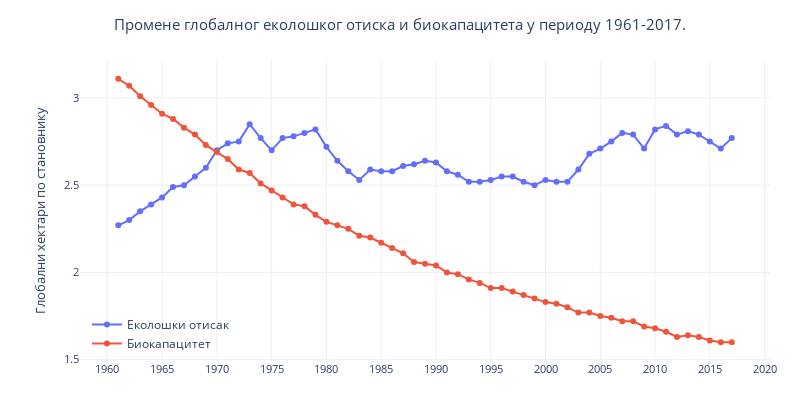

Here is the notebook cell this chart was saved with:
### Markdown cell above
Погледаћемо најпре како се мењао однос вредности укупног еколошког отиска и расположивих биокапацитета у периоду од 1961. до 2017. године.

### Code cell
import plotly.express as px

# Параметар markers је доступан само у новијим верзијама библиотеке plotly,
# па ће можда бити потребно да је освежите користећи команду pip install --upgrade plotly
graf = px.line(otisakTrend, x='Година', y=['Еколошки отисак', 'Биокапацитет'], 
               markers=True, width=800, height=400, template='plotly_white')

# Мало подешавамо изглед линија, тачкица, наслове...
graf.update_layout(margin=dict(l=80, r=30, t=60, b=0), 
                   xaxis_title='', yaxis_title='Глобални хектари по становнику',
                   legend=dict(title='', y=0.01, x=0.01, bgcolor='rgba(0,0,0,0)', font=dict(size=12)),
                   title=dict(text='Промене глобалног еколошког отиска и биокапацитета у периоду 1961-2017.'), 
                              title_xanchor='center', font=dict(size=11), title_x=0.5
                  )

# Повећавамо број подеока на x-оси
graf.update_xaxes(nticks=13) 

# Приказујемо графикон
graf.show()

### Figure 1 — Plotly figure (JSON) as saved in the notebook; plotly's stock layout.template omitted (floating-point values rounded to 4 significant figures)
{"data": [{"hovertemplate": "variable=Еколошки отисак<br>Година=%{x}<br>value=%{y}<extra></extra>", "legendgroup": "Еколошки отисак", "line": {"color": "#636efa", "dash": "solid"}, "marker": {"symbol": "circle"}, "mode": "lines+markers", "name": "Еколошки отисак", "orientation": "v", "showlegend": true, "type": "scatter", "x": [1961, 1962, 1963, 1964, 1965, 1966, 1967, 1968, 1969, 1970, 1971, 1972, 1973, 1974, 1975, 1976, 1977, 1978, 1979, 1980, 1981, 1982, 1983, 1984, 1985, 1986, 1987, 1988, 1989, 1990, 1991, 1992, 1993, 1994, 1995, 1996, 1997, 1998, 1999, 2000, 2001, 2002, 2003, 2004, 2005, 2006, 2007, 2008, 2009, 2010, 2011, 2012, 2013, 2014, 2015, 2016, 2017], "xaxis": "x", "y": [2.27, 2.3, 2.35, 2.39, 2.43, 2.49, 2.5, 2.55, 2.6, 2.7, 2.74, 2.75, 2.85, 2.77, 2.7, 2.77, 2.78, 2.8, 2.82, 2.72, 2.64, 2.58, 2.53, 2.59, 2.58, 2.58, 2.61, 2.62, 2.64, 2.63, 2.58, 2.56, 2.52, 2.52, 2.53, 2.55, 2.55, 2.52, 2.5, 2.53, 2.52, 2.52, 2.59, 2.68, 2.71, 2.75, 2.8, 2.79, 2.71, 2.82, 2.84, 2.79, 2.81, 2.79, 2.75, 2.71, 2.77], "yaxis": "y"}, {"hovertemplate": "variable=Биокапацитет<br>Година=%{x}<br>value=%{y}<extra></extra>", "legendgroup": "Биокапацитет", "line": {"color": "#EF553B", "dash": "solid"}, "marker": {"symbol": "circle"}, "mode": "lines+markers", "name": "Биокапацитет", "orientation": "v", "showlegend": true, "type": "scatter", "x": [1961, 1962, 1963, 1964, 1965, 1966, 1967, 1968, 1969, 1970, 1971, 1972, 1973, 1974, 1975, 1976, 1977, 1978, 1979, 1980, 1981, 1982, 1983, 1984, 1985, 1986, 1987, 1988, 1989, 1990, 1991, 1992, 1993, 1994, 1995, 1996, 1997, 1998, 1999, 2000, 2001, 2002, 2003, 2004, 2005, 2006, 2007, 2008, 2009, 2010, 2011, 2012, 2013, 2014, 2015, 2016, 2017], "xaxis": "x", "y": [3.11, 3.07, 3.01, 2.96, 2.91, 2.88, 2.83, 2.79, 2.73, 2.69, 2.65, 2.59, 2.57, 2.51, 2.47, 2.43, 2.39, 2.38, 2.33, 2.29, 2.27, 2.25, 2.21, 2.2, 2.17, 2.14, 2.11, 2.06, 2.05, 2.04, 2, 1.99, 1.96, 1.94, 1.91, 1.91, 1.89, 1.87, 1.85, 1.83, 1.82, 1.8, 1.77, 1.77, 1.75, 1.74, 1.72, 1.72, 1.69, 1.68, 1.66, 1.63, 1.64, 1.63, 1.61, 1.6, 1.6], "yaxis": "y"}], "layout": {"font": {"size": 11}, "height": 400, "legend": {"bgcolor": "rgba(0,0,0,0)", "font": {"size": 12}, "title": {"text": ""}, "tracegroupgap": 0, "x": 0.01, "y": 0.01}, "margin": {"b": 0, "l": 80, "r": 30, "t": 60}, "title": {"text": "Промене глобалног еколошког отиска и биокапацитета у периоду 1961-2017.", "x": 0.5, "xanchor": "center"}, "width": 800, "xaxis": {"anchor": "y", "domain": [0, 1], "nticks": 13, "title": {"text": ""}}, "yaxis": {"anchor": "x", "domain": [0, 1], "title": {"text": "Глобални хектари по становнику"}}}}
